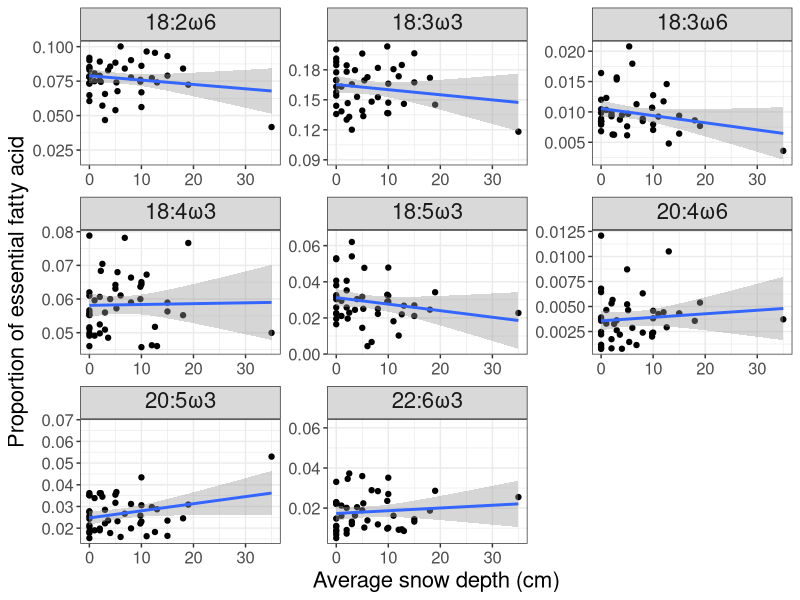

Source code (R):
#=========================================================#
## ===================== OVERVIEW ====================== ##
#=========================================================#

## This script is meant to assess how fatty acids are related to various
## under-ice conditions. In particular, we assessed how the proportion of 
## white ice was related to certain fatty acids' abundance. This script is 
## divided into XX key sections. 
## 1. Plot fatty acids ~ white ice proportion
## 2. Run models for relating fatty acids ~ white ice proportion.
## 3. Relating Chlorophyll Concentration with PAR


# 1. Load libraries -------------------------------------------------------

library(tidyverse)
library(broom)


# 2. Load and aggregate data ----------------------------------------------

chem_memo <- read_csv("../Data/memo_chem_data_full.csv")

full_dat <- read_csv("../Data/full_dat.csv") %>%
  group_by(lakeid, winter_yr, season, month) %>%
  summarize(across(.cols = c('sumSAFA', 'sumMUFA', 'sumPUFA',
                            'c18.2w6', 'c18.3w6', 'c18.3w3',
                            'c18.4w3', 'c18.5w3', 'c20.4w6',
                            'c20.5w3', 'c22.6w3'
                            ), 
                   .fns = ~ mean(.x, na.rm = TRUE))) %>%
  mutate(totalfa = sumSAFA + sumMUFA + sumPUFA,
         sumSAFA = sumSAFA / totalfa,
         sumPUFA = sumPUFA / totalfa,
         sumMUFA = sumMUFA / totalfa,
         c18.2w6 = c18.2w6 / totalfa,
         c18.3w6 = c18.3w6 / totalfa,
         c18.3w3 = c18.3w3 / totalfa,
         c18.4w3 = c18.4w3 / totalfa,
         c18.5w3 = c18.5w3 / totalfa,
         c20.4w6 = c20.4w6 / totalfa,
         c20.5w3 = c20.5w3 / totalfa,
         c22.6w3 = c22.6w3 / totalfa)


chem_bio <- left_join(x = full_dat, 
                      y = chem_memo,
                      by = c('lakeid' = 'lakeid',
                             'winter_yr' = 'year4',
                             'month' = 'month')) %>%
  filter(season == "iceon") 


# 3. Plot fatty acids ~ white ice -----------------------------------------

chem_bio %>%
  mutate(prop_white_ice = whiteice / totice) %>%
  pivot_longer(cols = c(`c18.2w6`:`c22.6w3`), names_to = "efa", values_to = "prop") %>%
  mutate(efa = case_when(efa == "c18.2w6" ~ "18:2\u03C96",
                         efa == "c18.3w6" ~ "18:3\u03C96",
                         efa == "c18.3w3" ~ "18:3\u03C93",
                         efa == "c18.4w3" ~ "18:4\u03C93",
                         efa == "c18.5w3" ~ "18:5\u03C93",
                         efa == "c20.4w6" ~ "20:4\u03C96",
                         efa == "c20.5w3" ~ "20:5\u03C93",
                         efa == "c22.6w3" ~ "22:6\u03C93")) %>%
  ggplot() +
  geom_point(aes(x = avsnow, y = prop)) +
  geom_smooth(aes(x = avsnow, y = prop), method = "lm") +
  facet_wrap(vars(efa), scales = "free") +
  ylab("Proportion of essential fatty acid") +
  xlab("Average snow depth (cm)") +
  theme_bw() +
  theme(axis.text = element_text(size = 12),
        axis.title.x = element_text(size = 16),
        axis.title.y = element_text(size = 16),
        legend.title = element_text(size = 20),
        legend.text = element_text(size = 18),
        strip.text = ggtext::element_markdown(size = 16))


# 4. Run models for fatty acids ~ white ice -------------------------------

efa_summary <- chem_bio %>%
  mutate(prop_white_ice = whiteice / totice) %>%
  pivot_longer(cols = c(`c18.2w6`:`c22.6w3`), names_to = "efa", values_to = "prop") %>%
  group_by(efa) %>%
  nest() %>%
  mutate(model_lm = map(.x = data,
                        .f = ~ lm(prop ~ prop_white_ice, data = .x)),
         model_glance = map(.x = model_lm,
                             .f = ~ tidy(.x))) %>%
  unnest(cols = c(model_glance)) %>%
  filter(term == "prop_white_ice") %>%
  select(-data, -model_lm, -term)

fa_summary <- chem_bio %>%
  mutate(prop_white_ice = whiteice / totice) %>%
  pivot_longer(cols = c(sumSAFA, sumMUFA, sumPUFA), names_to = "efa", values_to = "prop") %>%
  group_by(efa) %>%
  nest() %>%
  mutate(model_lm = map(.x = data,
                        .f = ~ lm(prop ~ prop_white_ice, data = .x)),
         model_glance = map(.x = model_lm,
                            .f = ~ tidy(.x))) %>%
  unnest(cols = c(model_glance)) %>%
  filter(term == "prop_white_ice") %>%
  select(-data, -model_lm, -term)

write_csv(x = bind_rows(efa_summary, fa_summary), file = "../Data/model_whiteice_summaries.csv")
